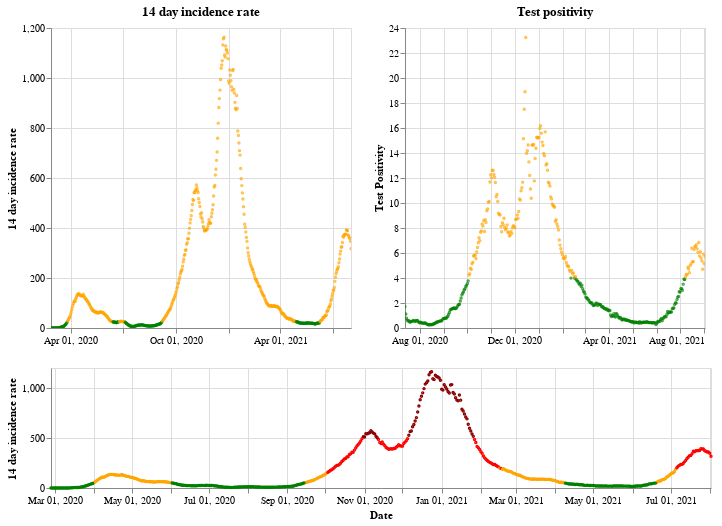

Notebook code for this chart:
### Markdown cell above
## Wales

### Code cell
plot_traffic_light('Wales')

### Figure 1 — Vega-Lite specification as saved in the notebook (floating-point values rounded to 4 significant figures; data arrays with more than 128 entries replaced by an {"elided": "..."} marker saying what was removed)
{"config": {"view": {"continuousWidth": 400, "continuousHeight": 300}}, "vconcat": [{"hconcat": [{"mark": {"type": "point", "size": 2}, "encoding": {"color": {"condition": {"value": "green", "test": "(datum.twoWeeklyCasesRate <= 25)"}, "value": "orange"}, "tooltip": [{"type": "nominal", "field": "areaName"}, {"type": "temporal", "field": "date"}, {"type": "quantitative", "field": "twoWeeklyCasesRate"}, {"type": "quantitative", "field": "testPositivity"}], "x": {"type": "temporal", "axis": {"title": ""}, "field": "date", "scale": {"domain": {"selection": "DateBrush"}}, "timeUnit": "yearmonthdate"}, "y": {"type": "quantitative", "axis": {"title": "14 day incidence rate"}, "field": "twoWeeklyCasesRate"}}, "title": "14 day incidence rate", "width": 300}, {"mark": {"type": "point", "size": 2}, "encoding": {"color": {"condition": {"value": "green", "test": "(datum.testPositivity <= 4)"}, "value": "orange"}, "tooltip": [{"type": "nominal", "field": "areaName"}, {"type": "temporal", "field": "date"}, {"type": "quantitative", "field": "twoWeeklyCasesRate"}, {"type": "quantitative", "field": "testPositivity"}], "x": {"type": "temporal", "axis": {"title": ""}, "field": "date", "scale": {"domain": {"selection": "DateBrush"}}, "timeUnit": "yearmonthdate"}, "y": {"type": "quantitative", "axis": {"title": "Test Positivity"}, "field": "testPositivity"}}, "title": "Test positivity", "width": 300}]}, {"layer": [{"mark": {"type": "point", "size": 2}, "encoding": {"color": {"condition": {"value": "orange", "test": "(((datum.testPositivity < 4) && (datum.twoWeeklyCasesRate >= 50)) && (datum.twoWeeklyCasesRate < 200))"}, "value": "red"}, "opacity": {"condition": {"value": 1, "test": "((datum.twoWeeklyCasesRate >= 50) && (datum.twoWeeklyCasesRate < 500))"}, "value": 0}, "tooltip": [{"type": "nominal", "field": "areaName"}, {"type": "temporal", "field": "date"}, {"type": "quantitative", "field": "twoWeeklyCasesRate"}, {"type": "quantitative", "field": "testPositivity"}], "x": {"type": "temporal", "axis": {"title": "Date"}, "field": "date", "timeUnit": "yearmonthdate"}, "y": {"type": "quantitative", "axis": {"title": "14 day incidence rate"}, "field": "twoWeeklyCasesRate"}}, "selection": {"DateBrush": {"type": "interval", "encodings": ["x"], "fields": ["Time"]}}}, {"mark": {"type": "point", "size": 2}, "encoding": {"color": {"value": "darkred"}, "opacity": {"condition": {"value": 1, "test": "(datum.twoWeeklyCasesRate >= 500)"}, "value": 0}, "tooltip": [{"type": "nominal", "field": "areaName"}, {"type": "temporal", "field": "date"}, {"type": "quantitative", "field": "twoWeeklyCasesRate"}, {"type": "quantitative", "field": "testPositivity"}], "x": {"type": "temporal", "axis": {"title": "Date"}, "field": "date", "timeUnit": "yearmonthdate"}, "y": {"type": "quantitative", "axis": {"title": "14 day incidence rate"}, "field": "twoWeeklyCasesRate"}}}, {"mark": {"type": "point", "size": 2}, "encoding": {"color": {"condition": {"value": "green", "test": "((datum.testPositivity < 4) && (datum.twoWeeklyCasesRate < 50))"}, "value": "orange"}, "opacity": {"condition": {"value": 1, "test": "(datum.twoWeeklyCasesRate < 50)"}, "value": 0}, "tooltip": [{"type": "nominal", "field": "areaName"}, {"type": "temporal", "field": "date"}, {"type": "quantitative", "field": "twoWeeklyCasesRate"}, {"type": "quantitative", "field": "testPositivity"}], "x": {"type": "temporal", "axis": {"title": "Date"}, "field": "date", "timeUnit": "yearmonthdate"}, "y": {"type": "quantitative", "axis": {"title": "14 day incidence rate"}, "field": "twoWeeklyCasesRate"}}}], "height": 120, "width": 660}], "data": {"name": "data-bf20da55bb00dc25622338df1771b81c"}, "$schema": "https://vega.github.io/schema/vega-lite/v4.8.1.json", "datasets": {"data-bf20da55bb00dc25622338df1771b81c": {"elided": "523 records"}}}
